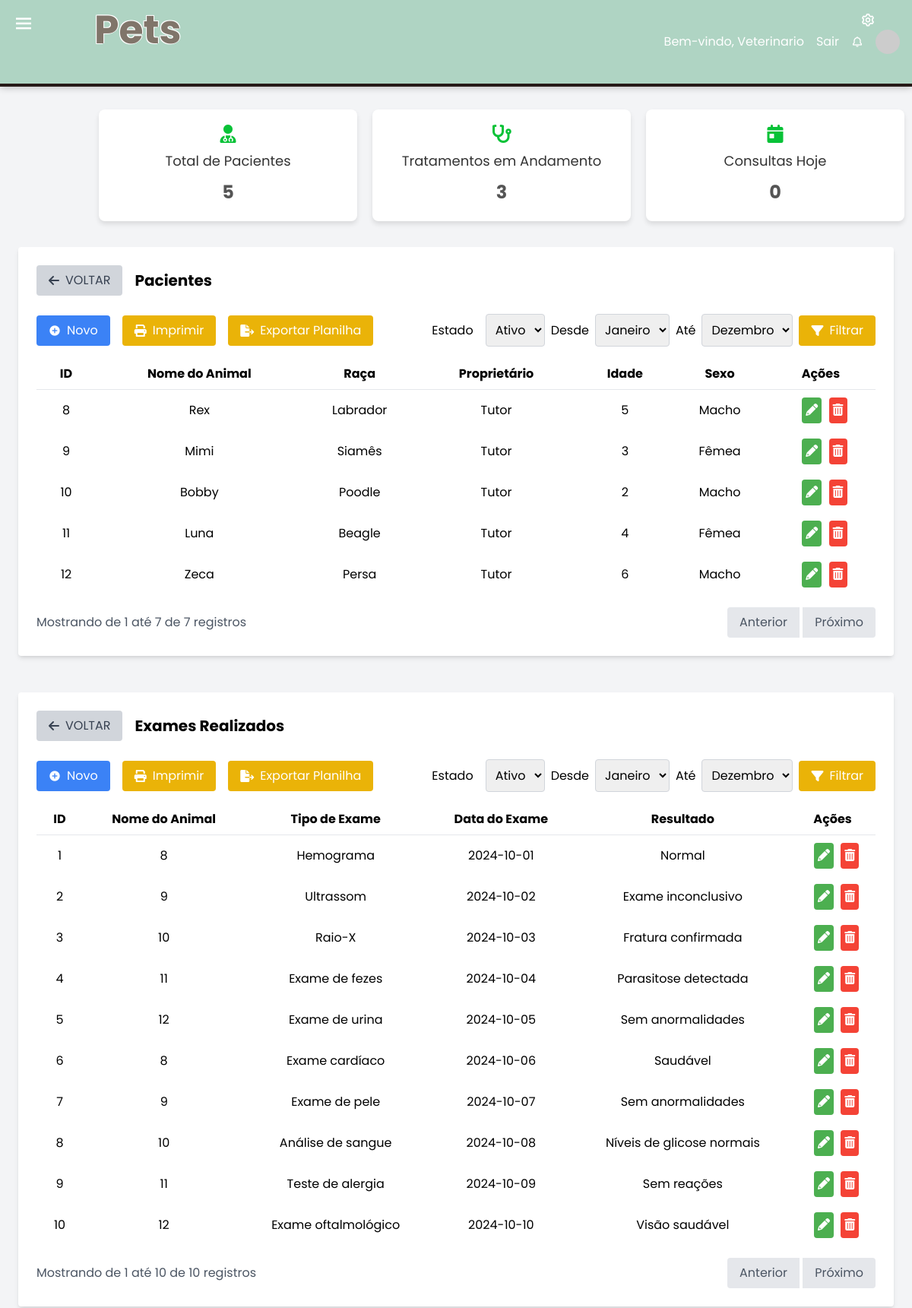
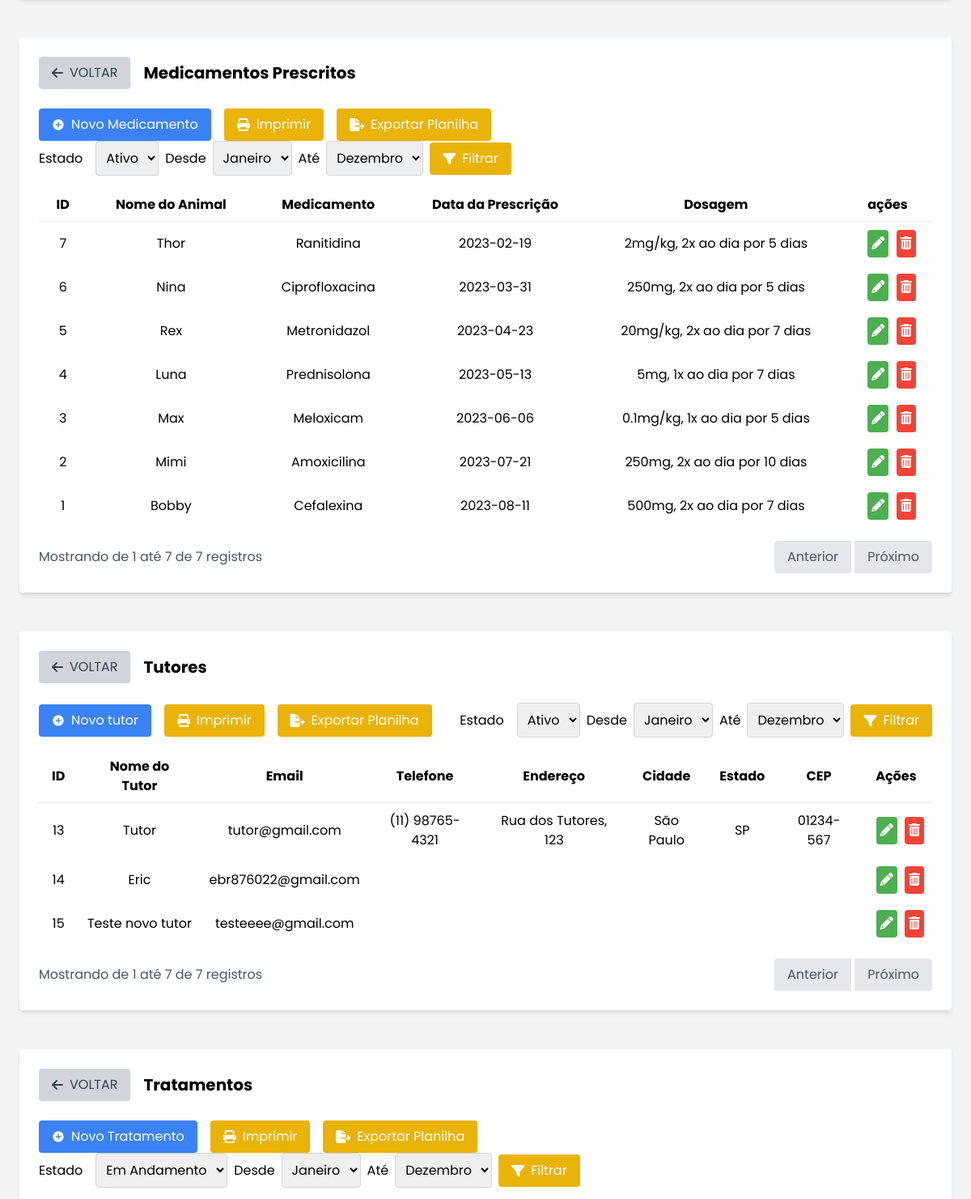
The page /tccfinal/paginas/pets.php (signed in, upper part) on the database its author committed (2 pictures, top to bottom).
### tables this page shows
CREATE TABLE `pacientes` (
  `idPaciente` int(11) NOT NULL AUTO_INCREMENT,
  `nome` varchar(100) NOT NULL,
  `especie` varchar(50) NOT NULL,
  `raca` varchar(50) NOT NULL,
  `idade` int(11) NOT NULL,
  `sexo` enum('Macho','FÃªmea') NOT NULL,
  `proprietario` varchar(100) NOT NULL,
  `tutor_id` int(11) DEFAULT NULL,
  `idTutor` int(11) DEFAULT NULL,
  PRIMARY KEY (`idPaciente`),
  KEY `fk_tutor` (`tutor_id`),
  CONSTRAINT `fk_tutor` FOREIGN KEY (`tutor_id`) REFERENCES `tutores` (`id`) ON DELETE CASCADE ON UPDATE CASCADE
);

CREATE TABLE `tutores` (
  `id` int(11) NOT NULL AUTO_INCREMENT,
  `nome` varchar(255) NOT NULL,
  `email` varchar(255) NOT NULL,
  `clinica_id` int(11) DEFAULT NULL,
  `telefone` varchar(255) DEFAULT NULL,
  `endereco` varchar(255) DEFAULT NULL,
  `cidade` varchar(255) DEFAULT NULL,
  `estado` varchar(255) DEFAULT NULL,
  `cep` varchar(20) DEFAULT NULL,
  PRIMARY KEY (`id`),
  UNIQUE KEY `email` (`email`),
  KEY `clinica_id` (`clinica_id`),
  CONSTRAINT `tutores_ibfk_1` FOREIGN KEY (`clinica_id`) REFERENCES `clinicas` (`id`)
);

CREATE TABLE `exames_realizados` (
  `idExame` int(11) NOT NULL AUTO_INCREMENT,
  `tipoExame` varchar(100) DEFAULT NULL,
  `dataExame` date DEFAULT NULL,
  `resultado` text,
  `idPaciente` int(11) DEFAULT NULL,
  PRIMARY KEY (`idExame`),
  KEY `fk_idPaciente` (`idPaciente`),
  CONSTRAINT `fk_idPaciente` FOREIGN KEY (`idPaciente`) REFERENCES `pacientes` (`idPaciente`)
);

CREATE TABLE `medicamentos_prescritos` (
  `idPrescricao` int(11) NOT NULL AUTO_INCREMENT,
  `nomeAnimal` varchar(255) NOT NULL,
  `medicamento` varchar(255) NOT NULL,
  `dataPrescricao` date NOT NULL,
  `dosagem` varchar(255) NOT NULL,
  PRIMARY KEY (`idPrescricao`)
);

### tccfinal/paginas/pets.php (the view, shortened to what the rows shown need)
<!DOCTYPE html>
<html lang="pt-br">
<head>
  <link rel="stylesheet" href="https://cdnjs.cloudflare.com/ajax/libs/font-awesome/6.0.0-beta3/css/all.min.css">
  <link rel="stylesheet" href="inicio.css">
  <link rel="stylesheet" href="style.css">
<link rel="stylesheet" href="agenda.css">
<link rel="stylesheet" href="editar.css">
  <link rel="stylesheet" href="pets.css">
  <link rel="stylesheet" href="dashboard.css">
  <link rel="stylesheet" href="sections.css">
  <link href='https://unpkg.com/boxicons@2.1.1/css/boxicons.min.css' rel='stylesheet'>
  <script src="https://cdn.tailwindcss.com"></script>
</head>
<body>
  <?php
require('conexaobd.php');
?>
<body class="bg-gray-100">
    <div class="flex">
        <div class="flex-1">
        <main class="p-6">
    <div class="bg-white p-6 rounded shadow-md">
        <div class="flex items-center space-x-4 mb-6">
            <h1 class="text-xl font-bold">Pacientes</h1>
        </div>
        <div class="overflow-x-auto">
            <table class="min-w-full bg-white">
                <thead>
                    <tr>
                        <th class="py-2 px-4 border-b">ID</th>
                        <th class="py-2 px-4 border-b">Nome do Animal</th>
                        <th class="py-2 px-4 border-b">Raça</th>
                        <th class="py-2 px-4 border-b">Proprietário</th>
                        <th class="py-2 px-4 border-b">Idade</th>
                        <th class="py-2 px-4 border-b">Sexo</th>
                        <th class="py-2 px-4 border-b">Ações</th>
                    </tr>
                </thead>
                <tbody>
    <?php
    require("classepaciente.php");
    $paciente = new Paciente();
    $pacientes = $paciente->listar();
    foreach ($pacientes as $registro) {
    ?>
    <tr>
        <td style="padding: 10px; text-align: center;"><?php echo isset($registro["idPaciente"]) ? $registro["idPaciente"] : "N/A"; ?></td>
        <td style="padding: 10px; text-align: center;"><?php echo isset($registro["nome"]) ? $registro["nome"] : "N/A"; ?></td>
        <td style="padding: 10px; text-align: center;"><?php echo isset($registro["raca"]) ? $registro["raca"] : "N/A"; ?></td>
        <td style="padding: 10px; text-align: center;"><?php echo isset($registro["nome_tutor"]) ? $registro["nome_tutor"] : "N/A"; ?></td>
        <td style="padding: 10px; text-align: center;"><?php echo isset($registro["idade"]) ? $registro["idade"] : "N/A"; ?></td>
        <td style="padding: 10px; text-align: center;">
            <?php echo isset($registro["sexo"]) ? ($registro["sexo"] == 'Macho' ? 'Macho' : 'Fêmea') : "N/A"; ?>
        </td>
        <td style="padding: 10px; text-align: center;">
            <button style="margin-left: 10px; padding: 5px; background-color: #4CAF50; color: white; border: none; border-radius: 4px; cursor: pointer;" onclick="showPopup(<?php echo $registro['idPaciente']; ?>)">
                <i class="fas fa-pencil-alt"></i>
            </button>
            <button style="margin-left: 5px; padding: 5px; background-color: #f44336; color: white; border: none; border-radius: 4px; cursor: pointer;" onclick="if(confirm('Tem certeza que deseja deletar este paciente?')) location.href='deletar_paciente.php?id=<?php echo $registro['idPaciente']; ?>'">
                <i class="fas fa-trash-alt"></i>
            </button>
        </td>
    </tr>
    <?php
    }
    ?>
</tbody>
            </table>
        </div>
    </div>
</main>
<main class="p-6">
    <div class="bg-white p-6 rounded shadow-md">
        <div class="flex items-center space-x-4 mb-6">
            <h1 class="text-xl font-bold">Exames Realizados</h1>
        </div>
        <div class="overflow-x-auto">
            <table class="min-w-full bg-white">
                <thead>
                    <tr>
                    <th class="py-2 px-4 border-b">ID</th>
                        <th class="py-2 px-4 border-b">Nome do Animal</th>
                        <th class="py-2 px-4 border-b">Tipo de Exame</th>
                        <th class="py-2 px-4 border-b">Data do Exame</th>
                        <th class="py-2 px-4 border-b">Resultado</th>
                        <th class="py-2 px-4 border-b">Ações</th>
                    </tr>
                </thead>
                <tbody>
                <?php
require("classeexames.php");
$exame = new Exames();
$exames = $exame->listar();
foreach ($exames as $registro) {
?>
<tr>
<td style="padding: 10px; text-align: center;"><?php echo htmlspecialchars($registro["idExame"]); ?></td>
    <td style="padding: 10px; text-align: center;"><?php echo htmlspecialchars($registro["idPaciente"]); ?></td>
    <td style="padding: 10px; text-align: center;"><?php echo htmlspecialchars($registro["tipoExame"]); ?></td>
    <td style="padding: 10px; text-align: center;"><?php echo htmlspecialchars($registro["dataExame"]); ?></td>
    <td style="padding: 10px; text-align: center;"><?php echo htmlspecialchars($registro["resultado"]); ?></td>
    <td style="padding: 10px; text-align: center;">
        <button style="margin-left: 10px; padding: 5px; background-color: #4CAF50; color: white; border: none; border-radius: 4px; cursor: pointer;" onclick="showPopup(<?php echo $registro['idExame']; ?>)">
            <i class="fas fa-pencil-alt"></i>
        </button>
        <button style="margin-left: 5px; padding: 5px; background-color: #f44336; color: white; border: none; border-radius: 4px; cursor: pointer;" onclick="if(confirm('Tem certeza que deseja deletar este exame?')) location.href='deletar_exame.php?id=<?php echo $registro['idExame']; ?>'">
            <i class="fas fa-trash-alt"></i>
        </button>
    </td>
</tr>
<?php
}
?>
                </tbody>
            </table>
        </div>
    </div>
</main>
<main class="p-6">
    <div class="bg-white p-6 rounded shadow-md">
        <div class="flex items-center space-x-4 mb-6">
            <h1 class="text-xl font-bold">Medicamentos Prescritos</h1>
        </div>
        <div class="overflow-x-auto">
            <table class="min-w-full bg-white">
                <thead>
                    <tr>
                    <th class="py-2 px-4 border-b">ID</th>
                        <th class="py-2 px-4 border-b">Nome do Animal</th>
                        <th class="py-2 px-4 border-b">Medicamento</th>
                        <th class="py-2 px-4 border-b">Data da Prescrição</th>
                        <th class="py-2 px-4 border-b">Dosagem</th>
                        <th class="py-2 px-4 border-b">ações</th>
                    </tr>
                </thead>
                <tbody>
                <?php
require("classemedicamentos.php");
$medicamento = new Medicamento();
$medicamentos = $medicamento->listar();
foreach ($medicamentos as $registro) {
?>
<tr>
<td style="padding: 10px; text-align: center;"><?php echo $registro["idPrescricao"]; ?></td>
    <td style="padding: 10px; text-align: center;"><?php echo $registro["nomeAnimal"]; ?></td>
    <td style="padding: 10px; text-align: center;"><?php echo $registro["medicamento"]; ?></td>
    <td style="padding: 10px; text-align: center;"><?php echo $registro["dataPrescricao"]; ?></td>
    <td style="padding: 10px; text-align: center;"><?php echo $registro["dosagem"]; ?></td>
    <td style="padding: 10px; text-align: center;">
        <button style="margin-left: 10px; padding: 5px; background-color: #4CAF50; color: white; border: none; border-radius: 4px; cursor: pointer;" onclick="showPopup(<?php echo $registro['idExame']; ?>)">
            <i class="fas fa-pencil-alt"></i>
        </button>
        <button style="margin-left: 5px; padding: 5px; background-color: #f44336; color: white; border: none; border-radius: 4px; cursor: pointer;" onclick="if(confirm('Tem certeza que deseja deletar este exame?')) location.href='deletar_exame.php?id=<?php echo $registro['idExame']; ?>'">
            <i class="fas fa-trash-alt"></i>
        </button>
    </td>
</tr>
<?php
}
?>
                </tbody>
            </table>
        </div>
    </div>
</main>
<main class="p-6">
    <div class="bg-white p-6 rounded shadow-md">
        <div class="flex items-center space-x-4 mb-6">
            <h1 class="text-xl font-bold">Tutores</h1>
        </div>
        <div class="overflow-x-auto">
        <table class="min-w-full bg-white">
    <thead>
        <tr>
            <th class="py-2 px-4 border-b">ID</th>
            <th class="py-2 px-4 border-b">Nome do Tutor</th>
            <th class="py-2 px-4 border-b">Email</th>
            <th class="py-2 px-4 border-b">Telefone</th>
            <th class="py-2 px-4 border-b">Endereço</th>
            <th class="py-2 px-4 border-b">Cidade</th>
            <th class="py-2 px-4 border-b">Estado</th>
            <th class="py-2 px-4 border-b">CEP</th>
            <th class="py-2 px-4 border-b">Ações</th>
        </tr>
    </thead>
    <tbody>
    <?php
    require("classetutores.php");
    $tutor = new Tutor();
    $tutores = $tutor->listar();
    foreach ($tutores as $registro) {
    ?>
    <tr>
        <td style="padding: 10px; text-align: center;"><?php echo $registro["id"]; ?></td>
        <td style="padding: 10px; text-align: center;"><?php echo $registro["nome"]; ?></td>
        <td style="padding: 10px; text-align: center;"><?php echo $registro["email"]; ?></td>
        <td style="padding: 10px; text-align: center;"><?php echo $registro["telefone"] ; ?></td>
        <td style="padding: 10px; text-align: center;"><?php echo $registro["endereco"] ; ?></td>
        <td style="padding: 10px; text-align: center;"><?php echo $registro["cidade"] ; ?></td>
        <td style="padding: 10px; text-align: center;"><?php echo $registro["estado"] ; ?></td>
        <td style="padding: 10px; text-align: center;"><?php echo $registro["cep"] ; ?></td>
        <td style="padding: 10px; text-align: center;">
            <button style="margin-left: 10px; padding: 5px; background-color: #4CAF50; color: white; border: none; border-radius: 4px; cursor: pointer;" onclick="showPopup(<?php echo $registro['id']; ?>)">
                <i class="fas fa-pencil-alt"></i>
            </button>
            <button style="margin-left: 5px; padding: 5px; background-color: #f44336; color: white; border: none; border-radius: 4px; cursor: pointer;" onclick="if(confirm('Tem certeza que deseja deletar este tutor?')) location.href='deletar_tutor.php?id=<?php echo $registro['id']; ?>'">
                <i class="fas fa-trash-alt"></i>
            </button>
        </td>
    </tr>
    <?php
    }
    ?>
    </tbody>
</table>
        </div>
    </div>
</main>
<main class="p-6">
    <div class="bg-white p-6 rounded shadow-md">
        <div class="flex items-center space-x-4 mb-6">
            <h1 class="text-xl font-bold">Tratamentos</h1>
        </div>
    </div>
</main>
        </div>
    </div>
</body>
</html>

### rows shown on the page
pacientes: idPaciente "8", nome "Rex", raca "Labrador", tutor.nome "Tutor", idade "5", sexo "Macho"
pacientes: idPaciente "9", nome "Mimi", raca "Siamês", tutor.nome "Tutor", idade "3", sexo "Fêmea"
pacientes: idPaciente "10", nome "Bobby", raca "Poodle", tutor.nome "Tutor", idade "2", sexo "Macho"
pacientes: idPaciente "11", nome "Luna", raca "Beagle", tutor.nome "Tutor", idade "4", sexo "Fêmea"
pacientes: idPaciente "12", nome "Zeca", raca "Persa", tutor.nome "Tutor", idade "6", sexo "Macho"
exames_realizados: idExame "1", idPaciente "8", tipoExame "Hemograma", dataExame "2024-10-01", resultado "Normal"
exames_realizados: idExame "2", idPaciente "9", tipoExame "Ultrassom", dataExame "2024-10-02", resultado "Exame inconclusivo"
exames_realizados: idExame "3", idPaciente "10", tipoExame "Raio-X", dataExame "2024-10-03", resultado "Fratura confirmada"
exames_realizados: idExame "4", idPaciente "11", tipoExame "Exame de fezes", dataExame "2024-10-04", resultado "Parasitose detectada"
exames_realizados: idExame "5", idPaciente "12", tipoExame "Exame de urina", dataExame "2024-10-05", resultado "Sem anormalidades"
exames_realizados: idExame "6", idPaciente "8", tipoExame "Exame cardíaco", dataExame "2024-10-06", resultado "Saudável"
exames_realizados: idExame "7", idPaciente "9", tipoExame "Exame de pele", dataExame "2024-10-07", resultado "Sem anormalidades"
exames_realizados: idExame "8", idPaciente "10", tipoExame "Análise de sangue", dataExame "2024-10-08", resultado "Níveis de glicose normais"
exames_realizados: idExame "9", idPaciente "11", tipoExame "Teste de alergia", dataExame "2024-10-09", resultado "Sem reações"
exames_realizados: idExame "10", idPaciente "12", tipoExame "Exame oftalmológico", dataExame "2024-10-10", resultado "Visão saudável"
medicamentos_prescritos: idPrescricao "7", nomeAnimal "Thor", medicamento "Ranitidina", dataPrescricao "2023-02-19", dosagem "2mg/kg, 2x ao dia por 5 dias"
medicamentos_prescritos: idPrescricao "6", nomeAnimal "Nina", medicamento "Ciprofloxacina", dataPrescricao "2023-03-31", dosagem "250mg, 2x ao dia por 5 dias"
medicamentos_prescritos: idPrescricao "5", nomeAnimal "Rex", medicamento "Metronidazol", dataPrescricao "2023-04-23", dosagem "20mg/kg, 2x ao dia por 7 dias"
medicamentos_prescritos: idPrescricao "4", nomeAnimal "Luna", medicamento "Prednisolona", dataPrescricao "2023-05-13", dosagem "5mg, 1x ao dia por 7 dias"
medicamentos_prescritos: idPrescricao "3", nomeAnimal "Max", medicamento "Meloxicam", dataPrescricao "2023-06-06", dosagem "0.1mg/kg, 1x ao dia por 5 dias"
medicamentos_prescritos: idPrescricao "2", nomeAnimal "Mimi", medicamento "Amoxicilina", dataPrescricao "2023-07-21", dosagem "250mg, 2x ao dia por 10 dias"
medicamentos_prescritos: idPrescricao "1", nomeAnimal "Bobby", medicamento "Cefalexina", dataPrescricao "2023-08-11", dosagem "500mg, 2x ao dia por 7 dias"
tutores: id "13", nome "Tutor", email "tutor@gmail.com", telefone "(11) 98765-4321", endereco "Rua dos Tutores, 123", cidade "São Paulo", estado "SP", cep "01234-567"
tutores: id "14", nome "Eric", email "ebr876022@gmail.com"
tutores: id "15", nome "Teste novo tutor", email "testeeee@gmail.com"

### other values the page prints
$_SESSION['nome_usuario'] "Veterinario"
$totalPacientes "5"
$totalTratamentosAndamento "3"
$totalConsultasHoje "0"
count($exames) "10"
